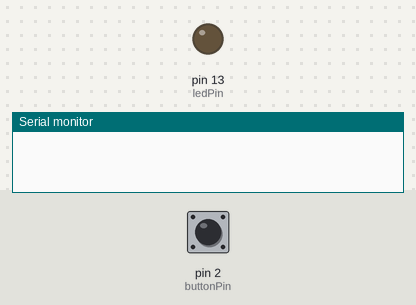
Bench run of a sketch on a simulated Arduino Uno, built with avr-gcc and run on an emulated ATmega328P. Parts: output pins drawn as LEDs (lit = HIGH), the last lines printed to the serial monitor. The test bench sets the inputs (shaded band); at power-on: pin 2 (buttonPin) LOW.

Above: at 1.2 s.
1.3 s: pin 2 (buttonPin) pulled HIGH for 0.15 s
At 2.0 s:
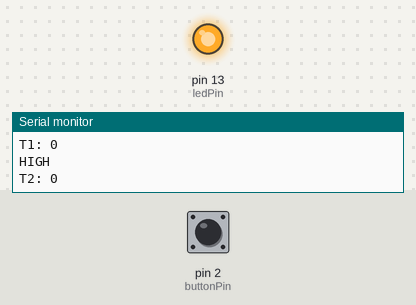
Timing chart, 0 to 9.1 s (numbered marks = the images above; inputs shaded):
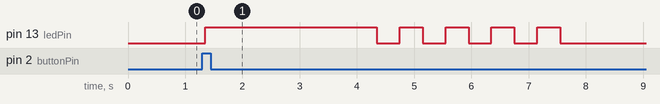

The sketch:

statechange_to_switch_countdown_offsequence.ino
```cpp
// this constant won't change:
const int  buttonPin = 2;    // the pin that the pushbutton is attached to
const int ledPin = 13;       // the pin that the LED is attached to

// Variables will change:
int buttonPushCounter = 0;   // counter for the number of button presses
int buttonState = 0;         // current state of the button
int lastButtonState = 0;     // previous state of the button
int tracker = 0;             //this tracks to see if the windown sequence has fininshed


void setup() {
  // initialize the button pin as a input:
  pinMode(buttonPin, INPUT);
  // initialize the LED as an output:
  pinMode(ledPin, OUTPUT);
  // initialize serial communication:
  Serial.begin(9600);
}


void loop() {


  // read the pushbutton input pin:
  buttonState = digitalRead(buttonPin);

  // compare the buttonState to its previous state and see if it changed
  if (buttonState != lastButtonState) {
    // Delay a little bit to avoid bouncing
    delay(50);


    // if the state has is high and the countdown isn't running
    if ((buttonState == HIGH) && (tracker == 0)) {
      //this sequence is beginning so the tracker is set to true
      Serial.print("T1: ");
      Serial.println(tracker);
      //tracker = 1;
      // this is the action section, simulates the flag being up
      Serial.println("HIGH");
      Serial.print("T2: ");
      Serial.println(tracker);
      digitalWrite(ledPin, HIGH);
      delay(3000);


      // this simulates winding down (switch going off, flag lowering)
      Serial.println("HIGH off begin");
      digitalWrite(ledPin, LOW);
      delay(400);
      digitalWrite(ledPin, HIGH);
      delay(400);
      digitalWrite(ledPin, LOW);
      delay(400);
      digitalWrite(ledPin, HIGH);
      delay(400);
      digitalWrite(ledPin, LOW);

      //now the tracker knows the entire thing is complete
      Serial.print("T3: ");
      Serial.println(tracker);
      tracker = 0;
      Serial.print("T4: ");
      Serial.println(tracker);
      Serial.println("HIGH off complete");
    }


    // if the switch is set of LOW but the winding down sequence hasn't completed, complete it
    if ((buttonState == HIGH) && (tracker = 1)) {
      // this simulates winding down (switch going off, flag lowering)
      Serial.print("T5: ");
      Serial.println(tracker);
      Serial.println("safety HIGH off begin");
      Serial.println(tracker);
      digitalWrite(ledPin, LOW);
      delay(400);
      digitalWrite(ledPin, HIGH);
      delay(400);
      digitalWrite(ledPin, LOW);
      delay(400);
      digitalWrite(ledPin, HIGH);
      delay(400);
      digitalWrite(ledPin, LOW);
      Serial.println("safety HIGH off complete");

      //now the tracker knows the entire thing is complete
      tracker = 0;
      Serial.print("T6: ");
      Serial.println(tracker);
    }


    // if the button is low and the tracker is false, everything is put away and should stay that way
    if ((buttonState == LOW) && (tracker = 0))
    {
      Serial.print("T7: ");
      Serial.println(tracker);
      Serial.println("LOW");
      digitalWrite(ledPin, LOW);
    }

    tracker = tracker;

  }
  // save the current state as the last state,
  //for next time through the loop
  lastButtonState = buttonState;


}
```

Measured:
- after the input at 1.3 s, pin 13 (ledPin): LOW → HIGH after 0.05 s, then repeats every 0.80 s: LOW 0.40 s, HIGH 0.40 s, until it stays LOW from 7.6 s
